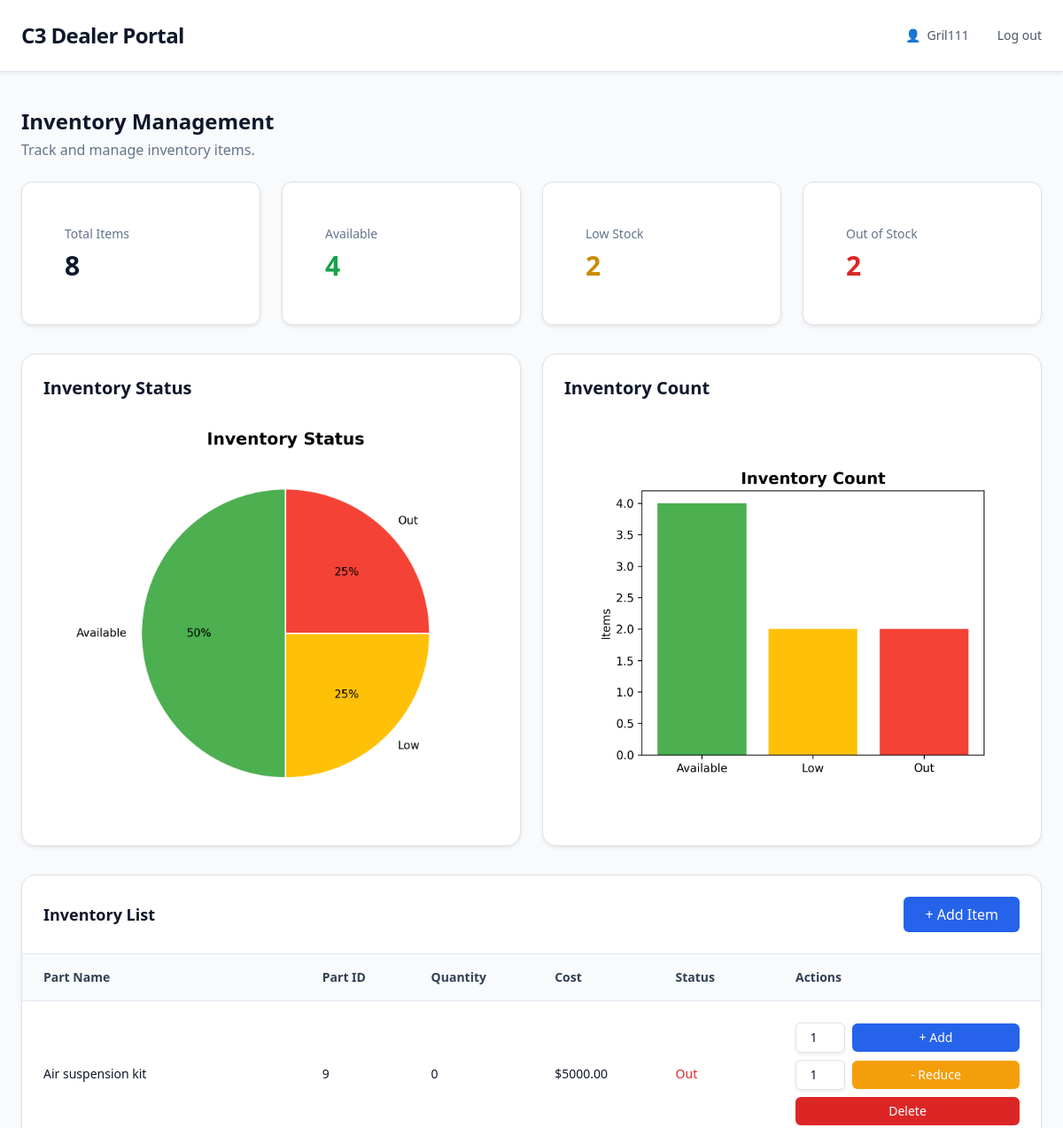
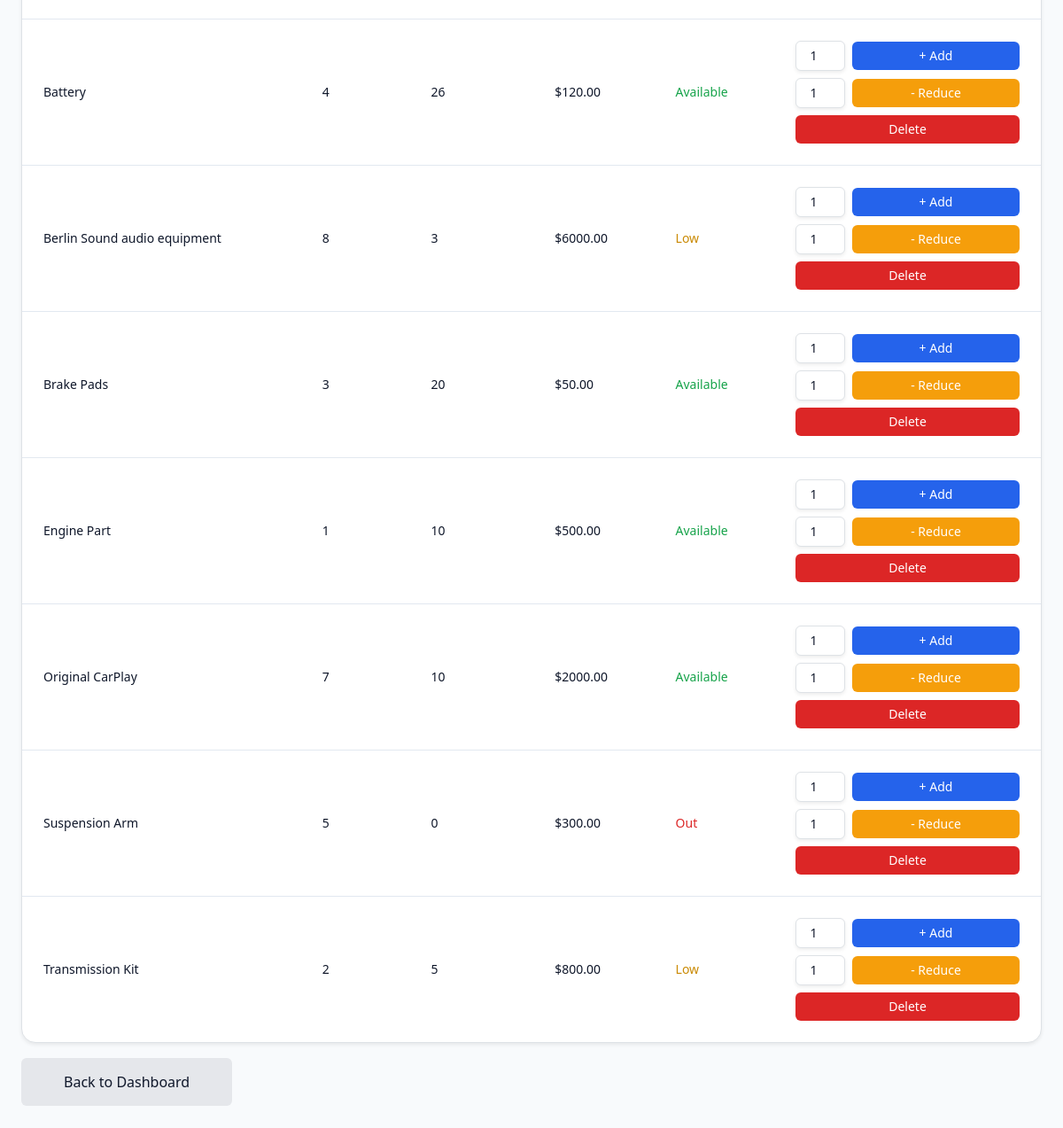
The app's page /inventory/ (signed in) with its own data (2 pictures, top to bottom).
### learning_logs/models.py (models this page shows, shortened)
class Inventory(models.Model):
    partid = models.IntegerField(db_column='partID', primary_key=True)
    partname = models.TextField(db_column='partName', blank=True, null=True)
    quantity = models.FloatField(blank=True, null=True)
    cost = models.FloatField(blank=True, null=True)
    class Meta:
        managed = False
        db_table = 'Inventory'

### learning_logs/views.py (the view)
# urls.py: path('inventory/', views.inventory_list, name='inventory_list'),
@login_required
def inventory_list(request):
    items = Inventory.objects.all().order_by('partname')
    total_items = items.count()
    low_count = items.filter(quantity__lte=5, quantity__gt=0).count()
    out_count = items.filter(quantity=0).count()
    available_count = items.filter(quantity__gt=5).count()
    labels = []
    sizes = []
    colors = []
    if available_count > 0:
        labels.append('Available')
        sizes.append(available_count)
        colors.append('#4CAF50')
    if low_count > 0:
        labels.append('Low')
        sizes.append(low_count)
        colors.append('#FFC107')
    if out_count > 0:
        labels.append('Out')
        sizes.append(out_count)
        colors.append('#F44336')
    fig, ax = plt.subplots(figsize=(4.2, 4.2))
    ax.pie(
        sizes,
        labels=labels,
        autopct='%1.0f%%',
        startangle=90,
        colors=colors,
        wedgeprops={'edgecolor': 'white'},
        textprops={'fontsize': 8}
    )
    ax.set_title("Inventory Status", fontsize=12, weight='bold')
    plt.tight_layout()
    buffer = BytesIO()
    plt.savefig(buffer, format='png', dpi=300, bbox_inches='tight')
    image_base64 = base64.b64encode(buffer.getvalue()).decode('utf-8')
    buffer.close()
    plt.close()
    fig2, ax2 = plt.subplots(figsize=(5, 4))
    categories = ['Available', 'Low', 'Out']
    values = [available_count, low_count, out_count]
    colors_bar = ['#4CAF50', '#FFC107', '#F44336']
    ax2.bar(categories, values, color=colors_bar)
    ax2.set_title("Inventory Count", fontsize=14, weight='bold')
    ax2.set_ylabel("Items")
    plt.tight_layout()
    buffer2 = BytesIO()
    plt.savefig(buffer2, format='png', dpi=300, bbox_inches='tight')
    bar_chart_base64 = base64.b64encode(buffer2.getvalue()).decode('utf-8')
    buffer2.close()
    plt.close()
    context = {
        'items': items,
        'total_items': total_items,
        'low_stock': low_count,
        'out_of_stock': out_count,
        'available': available_count,
        'image_base64': image_base64,
        'bar_chart': bar_chart_base64,
    }
    return render(request, 'learning_logs/inventory_list.html', context)

### learning_logs/templates/learning_logs/inventory_list.html (shortened to what this page needs)
{% extends "learning_logs/base.html" %}
{% block content %}
<div class="mb-6">
    <h2 class="text-2xl font-bold text-slate-900">Inventory Management</h2>
    <p class="text-slate-500 mt-1">Track and manage inventory items.</p>
</div>
<div class="grid grid-cols-1 md:grid-cols-4 gap-6 mb-8">
    <div class="bg-white rounded-xl shadow-sm border border-slate-200 p-5">
        <p class="text-sm text-slate-500">Total Items</p>
        <p class="text-3xl font-bold text-slate-900 mt-2">{{ total_items }}</p>
    </div>
    <div class="bg-white rounded-xl shadow-sm border border-slate-200 p-5">
        <p class="text-sm text-slate-500">Available</p>
        <p class="text-3xl font-bold text-green-600 mt-2">{{ available }}</p>
    </div>
    <div class="bg-white rounded-xl shadow-sm border border-slate-200 p-5">
        <p class="text-sm text-slate-500">Low Stock</p>
        <p class="text-3xl font-bold text-yellow-600 mt-2">{{ low_stock }}</p>
    </div>
    <div class="bg-white rounded-xl shadow-sm border border-slate-200 p-5">
        <p class="text-sm text-slate-500">Out of Stock</p>
        <p class="text-3xl font-bold text-red-600 mt-2">{{ out_of_stock }}</p>
    </div>
</div>
<div class="grid grid-cols-1 md:grid-cols-2 gap-6 mb-8">
    <div class="bg-white p-6 rounded-2xl shadow-sm border border-slate-200 min-h-[420px] flex flex-col">
        <h2 class="text-xl font-semibold text-slate-900 mb-4">Inventory Status</h2>
        <div class="flex-1 flex items-center justify-center">
            <img class="max-w-[90%] h-auto">
        </div>
    </div>
    <div class="bg-white p-6 rounded-2xl shadow-sm border border-slate-200 min-h-[420px] flex flex-col">
        <h2 class="text-xl font-semibold text-slate-900 mb-4">Inventory Count</h2>
        <div class="flex-1 flex items-center justify-center">
            <img class="max-w-[88%] h-auto">
        </div>
    </div>
</div>
<div class="bg-white rounded-2xl border border-slate-200 shadow-sm overflow-hidden">
    <div class="flex justify-between items-center p-6 border-b border-slate-200">
        <h3 class="text-lg font-semibold text-slate-900">Inventory List</h3>
        <a href="{% url 'learning_logs:new_inventory' %}"
           class="bg-blue-600 text-white px-4 py-2 rounded hover:bg-blue-700">
            + Add Item
        </a>
    </div>
    <div class="overflow-x-auto">
        <table class="min-w-full">
            <thead class="bg-slate-50">
                <tr>
                    <th class="px-6 py-3 text-left text-sm font-semibold text-slate-700">Part Name</th>
                    <th class="px-6 py-3 text-left text-sm font-semibold text-slate-700">Part ID</th>
                    <th class="px-6 py-3 text-left text-sm font-semibold text-slate-700">Quantity</th>
                    <th class="px-6 py-3 text-left text-sm font-semibold text-slate-700">Cost</th>
                    <th class="px-6 py-3 text-left text-sm font-semibold text-slate-700">Status</th>
                    <th class="px-6 py-3 text-left text-sm font-semibold text-slate-700">Actions</th>
                </tr>
            </thead>
            <tbody>
                {% for item in items %}
                <tr class="border-t border-slate-200 hover:bg-slate-50">
                    <td class="px-6 py-4 text-sm">{{ item.partname }}</td>
                    <td class="px-6 py-4 text-sm">{{ item.partid }}</td>
                    <td class="px-6 py-4 text-sm">{{ item.quantity|floatformat:0 }}</td>
                    <td class="px-6 py-4 text-sm">${{ item.cost|floatformat:2 }}</td>
                    <td class="px-6 py-4 text-sm">
                        {% if item.quantity == 0 %}
                            <span class="text-red-600 font-medium">Out</span>
                        {% elif item.quantity <= 5 %}
                            <span class="text-yellow-600 font-medium">Low</span>
                        {% else %}
                            <span class="text-green-600 font-medium">Available</span>
                        {% endif %}
                    </td>
                    <td class="px-6 py-4">
                        <div class="flex flex-col gap-2 min-w-[190px]">
                            <form method="post"
                                action="{% url 'learning_logs:update_inventory_item' item.partid %}"
                                class="flex items-center gap-2">
                                <input type="number"
                                    name="amount"
                                    min="1"
                                    value="1"
                                    class="w-14 rounded-md border border-slate-300 bg-white px-2 py-1.5 text-sm text-center shadow-sm focus:border-blue-500 focus:outline-none">
                                <button type="submit"
                                        class="flex-1 rounded-md bg-blue-600 px-3 py-1.5 text-sm font-medium text-white hover:bg-blue-700 transition">
                                    + Add
                                </button>
                            </form>
                            <form method="post"
                                action="{% url 'learning_logs:update_inventory_item' item.partid %}"
                                class="flex items-center gap-2">
                                <input type="number"
                                    name="amount"
                                    min="1"
                                    value="1"
                                    class="w-14 rounded-md border border-slate-300 bg-white px-2 py-1.5 text-sm text-center shadow-sm focus:border-amber-500 focus:outline-none">
                                <button type="submit"
                                        class="flex-1 rounded-md bg-amber-500 px-3 py-1.5 text-sm font-medium text-white hover:bg-amber-600 transition">
                                    - Reduce
                                </button>
                            </form>
                            <form method="post"
                                action="{% url 'learning_logs:delete_inventory_item' item.partid %}"
                                onsubmit="return confirm('Are you sure you want to delete this item?');">
                                <button type="submit"
                                        class="w-full rounded-md bg-red-600 px-3 py-1.5 text-sm font-medium text-white hover:bg-red-700 transition">
                                    Delete
                                </button>
                            </form>
                        </div>
                    </td>
                </tr>
                {% empty %}
                <tr>
                    <td colspan="5" class="text-center py-6 text-slate-400">
                        No inventory items found
                    </td>
                </tr>
                {% endfor %}
            </tbody>
        </table>
    </div>
</div>
<div class="mt-8">
    <a href="{% url 'learning_logs:index' %}"
       class="bg-gray-200 px-5 py-3 rounded hover:bg-gray-300">
        Back to Dashboard
    </a>
</div>
{% endblock %}

### learning_logs/templates/learning_logs/base.html (shortened to what this page needs)
<!DOCTYPE html>
<html lang="en">
<head>
    <link href="https://cdn.jsdelivr.net/npm/bootstrap@5.3.3/dist/css/bootstrap.min.css" rel="stylesheet">
    <script src="https://cdn.tailwindcss.com"></script>
</head>
<body class="bg-slate-50 text-slate-900">
    <header class="bg-white border-b border-slate-200 shadow-sm">
        <div class="max-w-7xl mx-auto px-6">
            <div class="flex items-center justify-between h-20">
                <a href="{% url 'learning_logs:index' %}"
                   class="text-2xl font-bold tracking-tight text-slate-900 hover:text-blue-600 transition">
                    C3 Dealer Portal
                </a>
                <div class="flex items-center gap-8 text-sm">
                    {% if request.user.is_authenticated %}
                        <div class="flex items-center gap-2 text-slate-600">
                            <span>👤</span>
                            <span class="font-medium">{{ user.username }}</span>
                        </div>
                        <form action="{% url 'users:logout' %}" method="post" class="m-0 inline">
                            <button type="submit"
                                    class="text-sm text-gray-600 hover:text-gray-900 bg-transparent border-none p-0">
                                    Log out
                            </button>
                        </form>
                    {% endif %}
                </div>
            </div>
        </div>
    </header>
    <main class="max-w-7xl mx-auto px-6 py-10">
        {% block content %}
        {% endblock content %}
    </main>
</body>
</html>

### records on screen
Inventory: partname "Air suspension kit", partid "9", quantity "0", cost "5000.00", shows "Out"
Inventory: partname "Battery", partid "4", quantity "26", cost "120.00", shows "Available"
Inventory: partname "Berlin Sound audio equipment", partid "8", quantity "3", cost "6000.00", shows "Low"
Inventory: partname "Brake Pads", partid "3", quantity "20", cost "50.00", shows "Available"
Inventory: partname "Engine Part", partid "1", quantity "10", cost "500.00", shows "Available"
Inventory: partname "Original CarPlay", partid "7", quantity "10", cost "2000.00", shows "Available"
Inventory: partname "Suspension Arm", partid "5", quantity "0", cost "300.00", shows "Out"
Inventory: partname "Transmission Kit", partid "2", quantity "5", cost "800.00", shows "Low"

### other values on screen
{{ user.username }} "Gril111"
{{ total_items }} "8"
{{ available }} "4"
{{ low_stock }} "2"
{{ out_of_stock }} "2"
